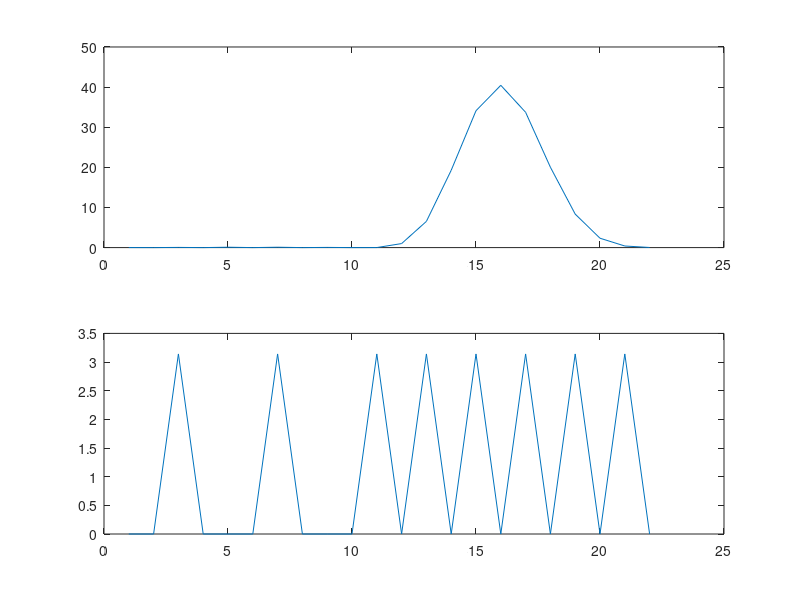

The MATLAB script that drew this image:
clear all;

addpath('/usr/share/octave/packages/signal-1.3.2'); %incluye el specgram

load intensidad_RGB.mat; % brillo, 1 es R, 2 es G, 3 es B.

video_length = length(brillo);

frec_video = 29.37; %frecuencia muestreo video
t_video = 1/(frec_video); %tiempo muestreo video

ejeXvideo = 0 : t_video : ((video_length-1)*t_video);

[b, a] = butter( 5, [0.5/frec_video , 10/frec_video]);

%f = linspace(-frec_video/2, frec_video/2, video_length);

figure;
subplot(2,1,1);
plot(abs([b,a]));
subplot(2,1,2);
plot(angle([b,a]));
%xlabel('t [s]');
%ylabel('brillo [dB]');
%title('Titulo');
print -djpg diagrama_filtro_cardiometro.jpg; %Octave
grid minor;
